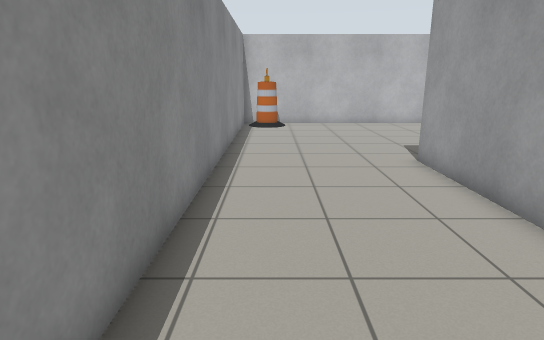
View 1 (above)

18 first-person views from a walk through a robot-simulator world made for Gazebo. The camera is 1.2 m above the floor, tilts 14° down and sees 75° across. The lines on the ground mark 1 m squares. The floor is counted in squares, 0.5 m on a side. Each view is taken from the middle of a square. On the plan, view 1 faces up. The plan holds only what a view shows up to about 20 squares ahead; the rest is blank.

View 2
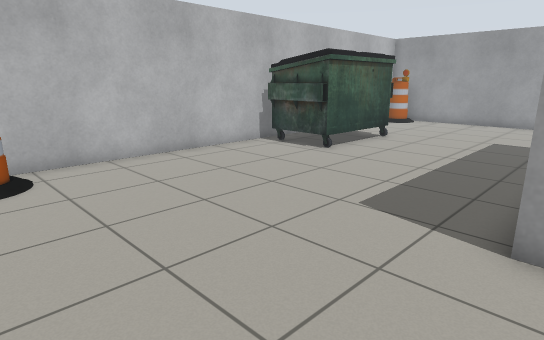

View 3
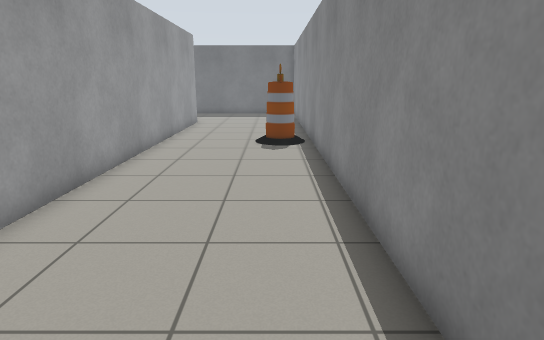

View 4
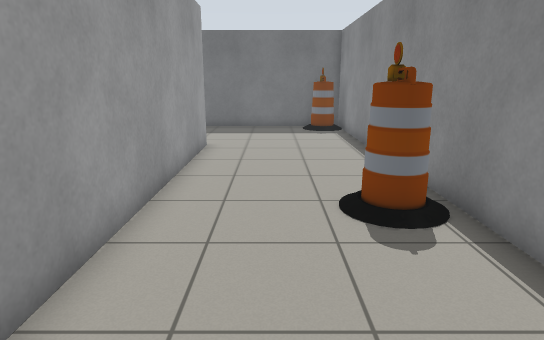

View 5
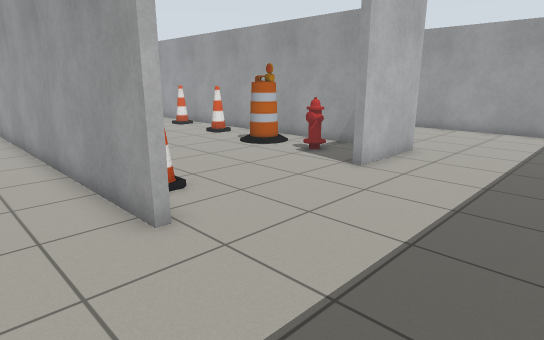

View 6
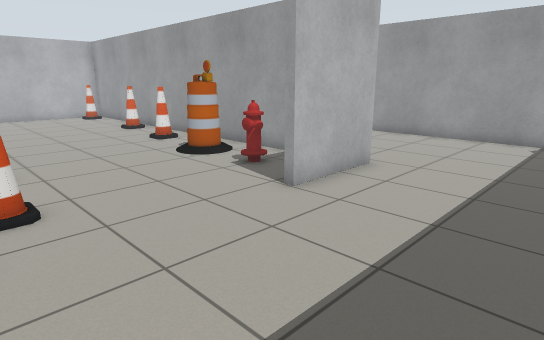

View 7
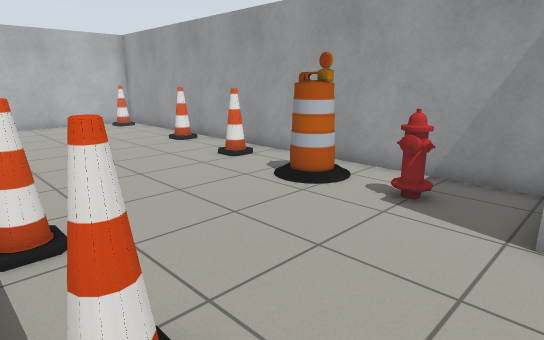

View 8
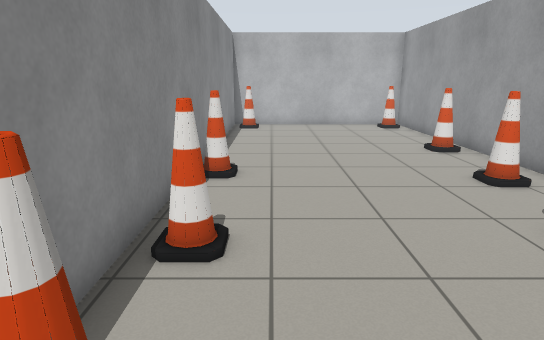

View 9
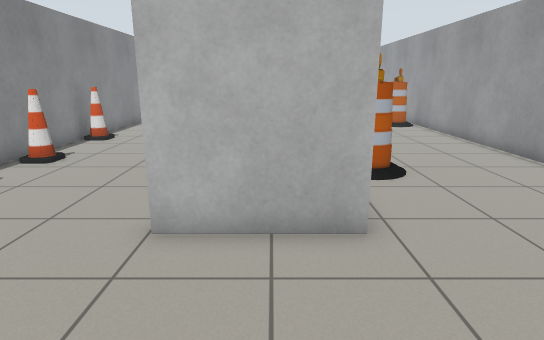

View 10
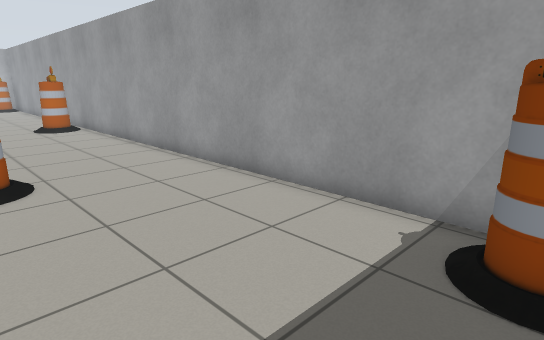

View 11
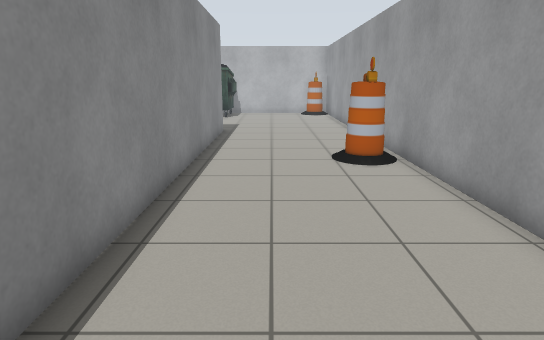

View 12
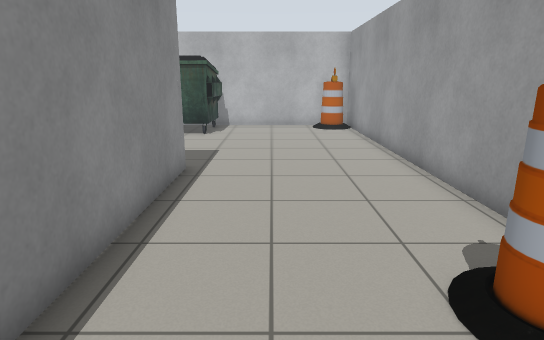

View 13
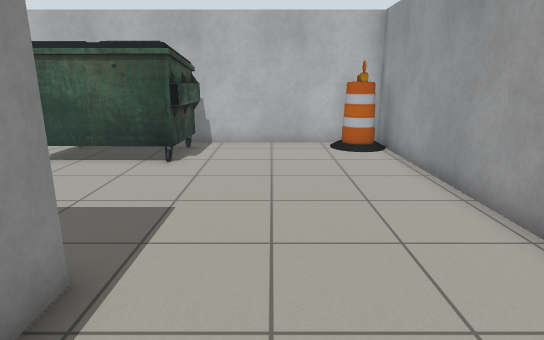

View 14
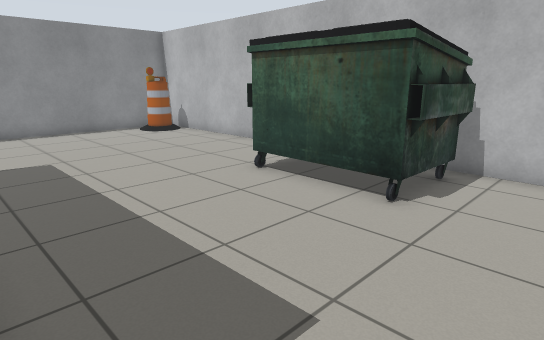

View 15
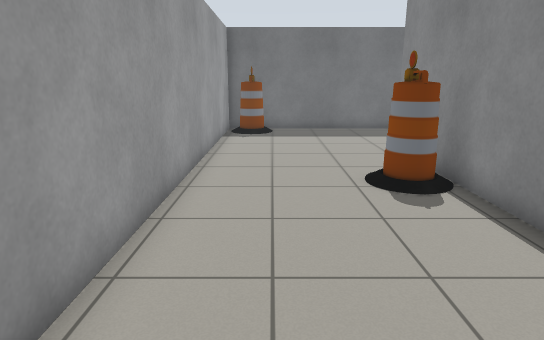

View 16
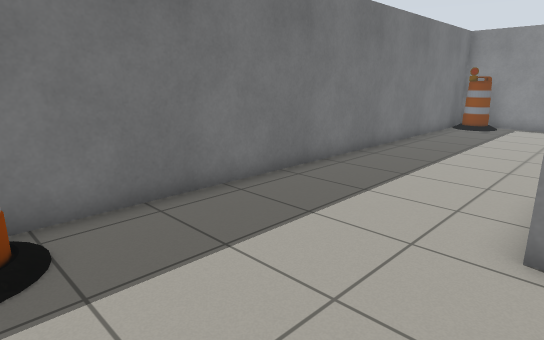

View 17
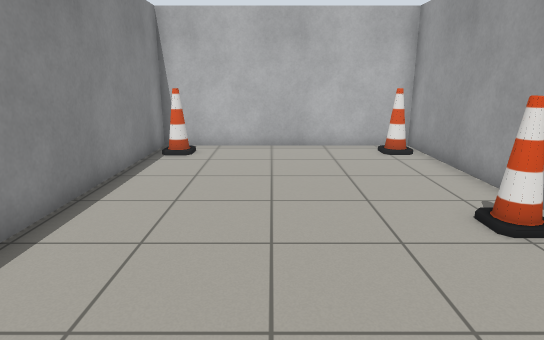

View 18
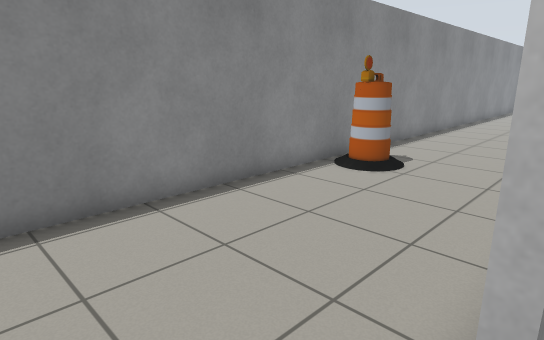

### Floor plan
Points are (right, up) in squares from view 1. A wall is a line through its corners. A room is listed if a view was taken in it or the views show most of it. See-through windows are left out.
Room 1 (views 1, 2, 3, 4, 5, 6, 7, 8, 9, 10, 11, 12, 13, 14, 15, 16, 17, 18)
walls: (14.5, 10.9) (14.5, -10.7) (11, -10.7) (11, -10.2); (14.3, -10) (14.3, 10.5) (4.9, 10.5) (4.9, -7.2); (4.5, -10.7) (4.5, 10.9); (-1.7, -16.7) (21.2, -16.7) (21.2, 21.2) (-1.7, 21.2) (-1.7, -16.7)
low walls: (4.9, -10.1) (4.9, -10.7)
objects: barrel (-1, -16) to (0, -15); barrel (-1, -4) to (0, -3); barrel (-1, 20) to (0, 20); cone (6, -9) to (6, -8); cone (6, -5); cone (6, -1); cone (6, 9); fire hydrant (12, -8); barrel (12, -6) to (13, -5); cone (13, -1); cone (13, 3); cone (13, 9); barrel (15, -7) to (16, -6); barrel (20, -16) to (20, -15); barrel (20, 4) to (20, 5); barrel (20, 20)

Positions as (right, up) in squares from view 1, and headings:
1: (0, 0), facing up
2: (-1, 10), facing up-right
3: (0, 11), facing down
4: (2, 3), facing down
5: (2, -16), facing up-right
6: (5, -16), facing up-right
7: (5, -11), facing up-right
8: (7, -10), facing up
9: (13, -16), facing up
10: (15, -16), facing up-right
11: (17, -7), facing up
12: (17, 1), facing up
13: (17, 7), facing up
14: (17, 11), facing up-left
15: (19, 2), facing down
16: (20, -10), facing down-left
17: (9, -3), facing up
18: (5, -13), facing up-left
